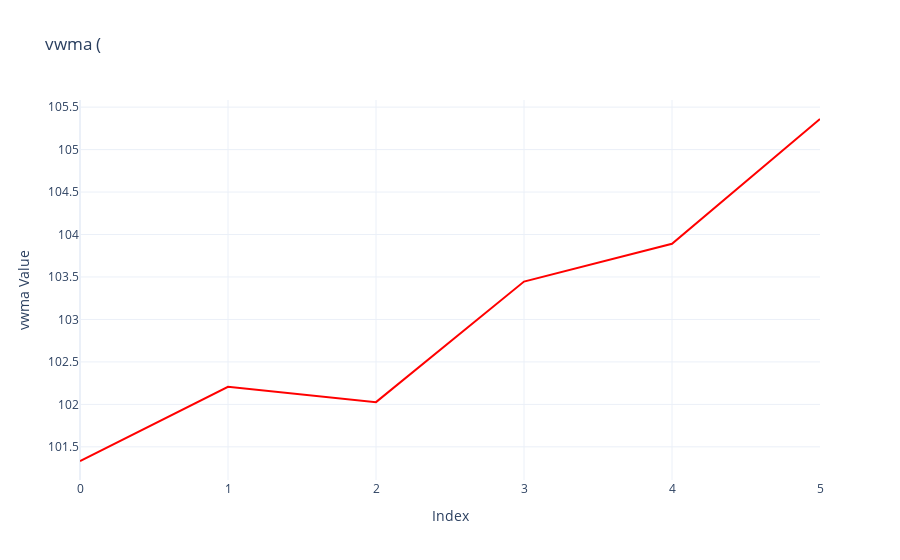

The code cell stored with this chart in its notebook:
### Code cell
data = {
    'open': [100, 102, 101, 105, 104, 106],
    'high': [105, 107, 106, 108, 107, 109],
    'low': [99, 100, 98, 103, 102, 104],
    'close': [100, 102, 101, 105, 104, 106],
    'volume': [2000, 2200, 2100, 2500, 2400, 2600]
}
df=pd.DataFrame(data)
stock=Sdf.retype(df)
df['vwma']=stock['vwma_3']
fig1 = go.Figure()

    # 绘制 ATR
fig1.add_trace(go.Scatter(x=df.index, y=df['vwma'], mode='lines', name='VWMA', line=dict(color='red')))
    
    # 更新图表布局
fig1.update_layout(
        title='vwma ',
        xaxis_title='Index',
        yaxis_title='vwma Value',
        legend=dict(x=0, y=1, traceorder='normal'),
        template='plotly_white'
)

fig1.show()

### Figure 1 — Plotly figure (JSON) as saved in the notebook; plotly's stock layout.template omitted (floating-point values rounded to 4 significant figures)
{"data": [{"line": {"color": "red"}, "mode": "lines", "name": "VWMA", "type": "scatter", "x": [0, 1, 2, 3, 4, 5], "y": [101.3, 102.2, 102.0, 103.4, 103.9, 105.4]}], "layout": {"legend": {"traceorder": "normal", "x": 0, "y": 1}, "title": {"text": "vwma ("}, "xaxis": {"title": {"text": "Index"}}, "yaxis": {"title": {"text": "vwma Value"}}}}
